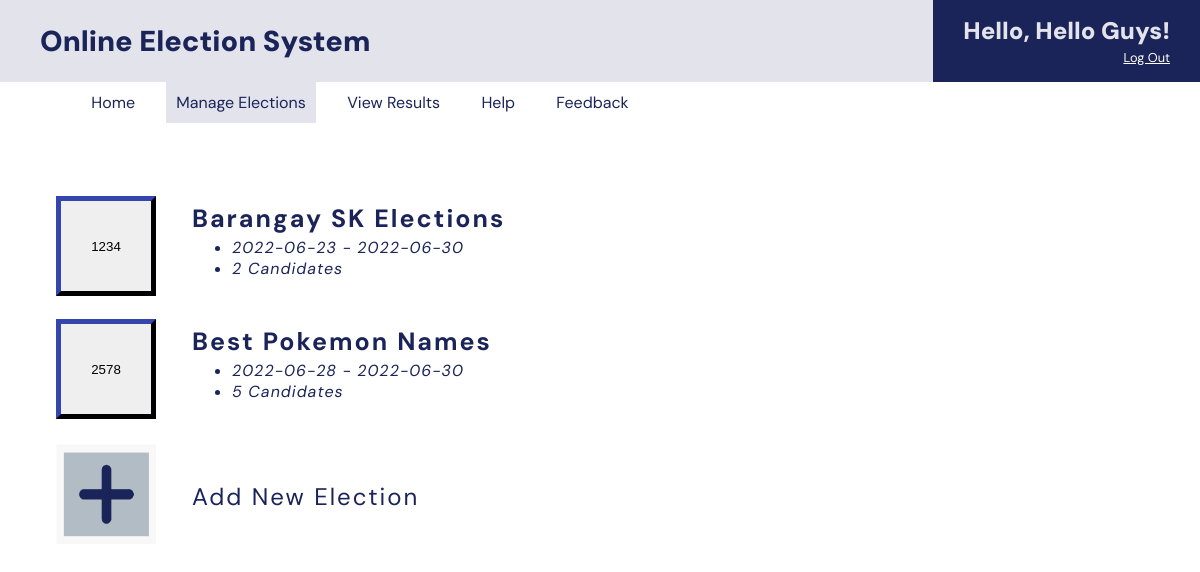
/includes/admin_manage_elections.php (signed in), run on an earlier commit of the app's database.
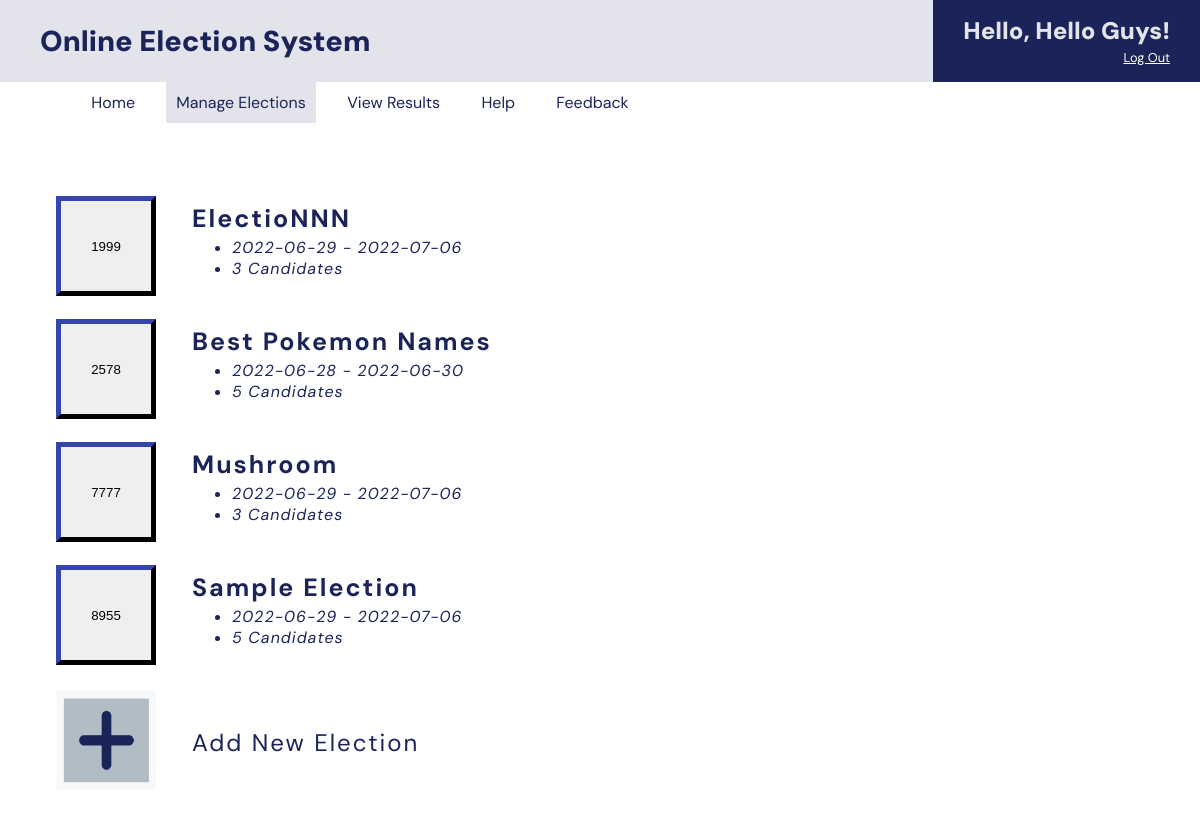
And on a later commit of the database.
### tables this page shows
CREATE TABLE `elections_tbl` (
  `e_id` int(5) NOT NULL,
  `e_name` varchar(255) NOT NULL,
  `e_start` date NOT NULL,
  `e_end` date NOT NULL,
  `cand_count` int(1) NOT NULL,
  `e_owner` int(1) NOT NULL
);

### includes/admin_manage_elections.php (the view, shortened to what this page needs)
<?php
  include_once 'header.php';
	require_once 'dbh.inc.php';
  $access = $conn->prepare("select * from elections_tbl where e_owner = ?");
  $access->bind_param('i', $_SESSION['adminid']);
  $access->execute();
  $result = $access->get_result();
  $data = array();
  while ($row = $result->fetch_array()){
    $data[] = $row;
  }
?>
<form action="admin_manage_elections.php" method="post">
  <div class="template">
    <table>
      <?php foreach ($data as $row): ?>
        <tr>
          <td>
            <?php echo "<input value='" . $row['e_id'] . "'name='". $row['e_id'] . "'class='picture' type='submit' src='../img/addbtn.png' height='100' width='100'/>"; ?>
          </td>
          <td>
            <p class = "ename"><?php echo $row['e_name'];?></p>
            <ul class = "edesc">
                <li><?php echo $row['e_start'] . " - " . $row['e_end'];?></li>
                <li><?php echo $row['cand_count'] . " Candidates";?></li>
              </ul>
          </td>
      </tr>
      <?php endforeach ?>
    </div>
</form>
      <div class="template">
            <table>
              <tr>
                <td>
                  <a href="admin_new_election.php"><img class = "picture" type = "button" src="..\img\addbtn.png">
                </td>
                <td class="desc">
                  <p>Add New Election</p>
                </td>
              </tr>
          </div>

What changed in the data, as far as the page shows it:
no longer on this page (row edited): elections_tbl: e_id "1234", e_name "Barangay SK Elections", e_start "2022-06-23", e_end "2022-06-30", cand_count "2"
added elections_tbl: e_id "1999", e_name "ElectioNNN", e_start "2022-06-29", e_end "2022-07-06", cand_count "3"
added elections_tbl: e_id "7777", e_name "Mushroom", e_start "2022-06-29", e_end "2022-07-06", cand_count "3"
added elections_tbl: e_id "8955", e_name "Sample Election", e_start "2022-06-29", e_end "2022-07-06", cand_count "5"
